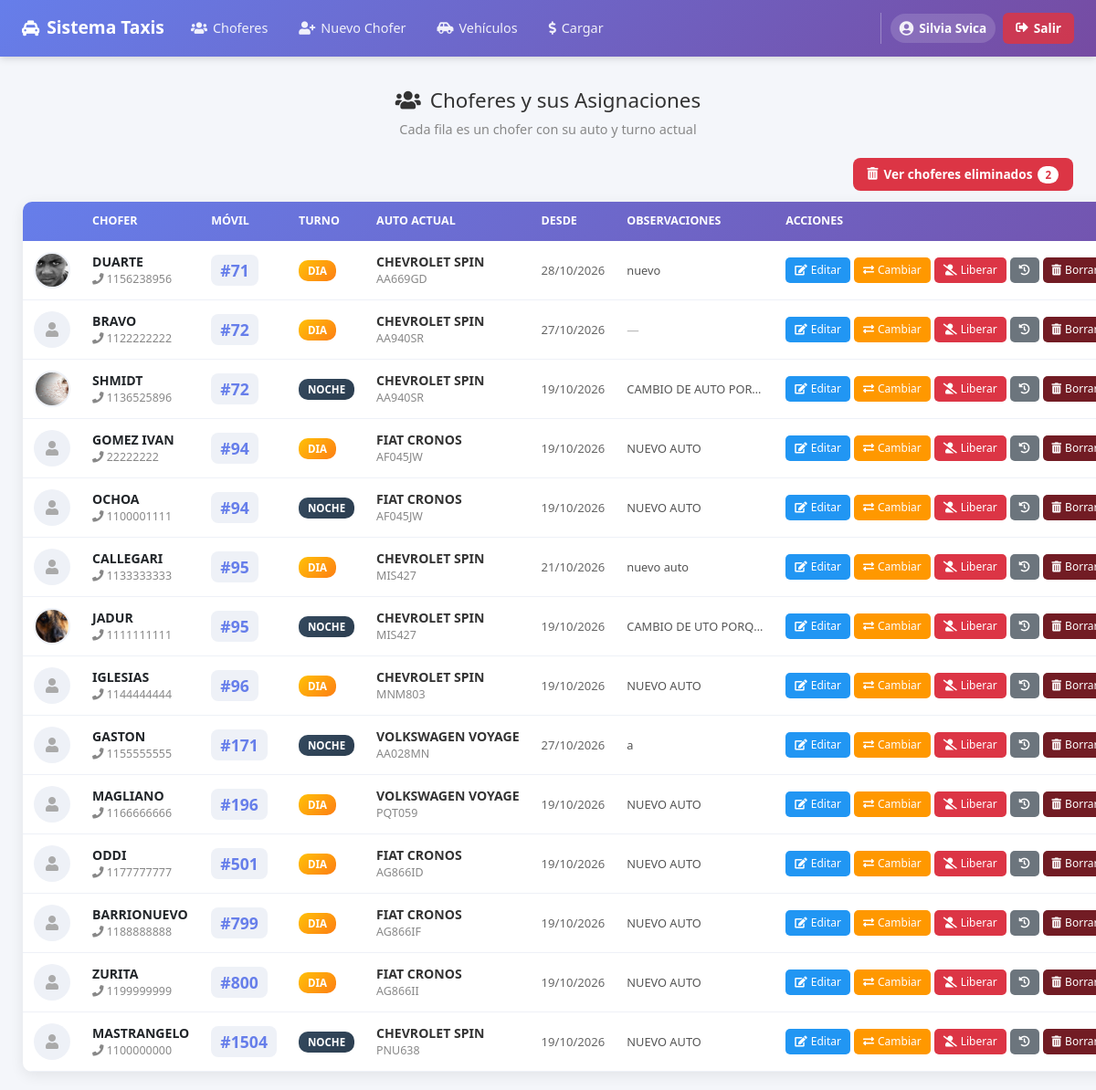
/php/taxis.php (signed in), run on the app's committed database.
### tables this page shows
CREATE TABLE `asignaciones_auto` (
  `id` int(11) NOT NULL AUTO_INCREMENT,
  `chofer_id` int(11) NOT NULL,
  `vehiculo_id` int(11) NOT NULL,
  `turno` varchar(10) NOT NULL DEFAULT 'DIA',
  `fecha_desde` date NOT NULL,
  `fecha_hasta` date DEFAULT NULL,
  `activa` tinyint(1) NOT NULL DEFAULT 1,
  `observaciones` varchar(255) DEFAULT '',
  `asignado_por` varchar(100) DEFAULT NULL,
  `asignado_fecha` datetime DEFAULT NULL,
  PRIMARY KEY (`id`),
  KEY `idx_chofer` (`chofer_id`),
  KEY `idx_vehiculo` (`vehiculo_id`),
  KEY `idx_activa` (`activa`),
  KEY `idx_vehiculo_turno_activa` (`vehiculo_id`,`turno`,`activa`)
);

CREATE TABLE `choferes` (
  `id` int(11) NOT NULL AUTO_INCREMENT,
  `nombre` varchar(50) NOT NULL,
  `cel` varchar(15) NOT NULL DEFAULT '',
  `email` varchar(40) NOT NULL DEFAULT '',
  `barrio` varchar(50) NOT NULL DEFAULT '',
  `dir` varchar(50) NOT NULL DEFAULT '',
  `cp` varchar(5) NOT NULL DEFAULT '',
  `foto` varchar(50) DEFAULT NULL,
  `activo` tinyint(1) NOT NULL DEFAULT 1,
  `fecha_alta` date NOT NULL,
  `creado_por` varchar(100) DEFAULT NULL,
  `creado_fecha` datetime DEFAULT NULL,
  `eliminado` tinyint(1) NOT NULL DEFAULT 0,
  `eliminado_por` varchar(100) DEFAULT NULL,
  `eliminado_fecha` datetime DEFAULT NULL,
  PRIMARY KEY (`id`)
);

CREATE TABLE `vehiculos` (
  `id` int(11) NOT NULL AUTO_INCREMENT,
  `movil` int(11) NOT NULL,
  `marca` varchar(20) NOT NULL,
  `modelo` varchar(20) NOT NULL,
  `dominio` varchar(10) NOT NULL,
  `tipo` varchar(10) NOT NULL DEFAULT 'TAXI',
  `activo` tinyint(1) NOT NULL DEFAULT 1,
  `km_guardados` int(11) NOT NULL DEFAULT 0,
  `km_actuales` int(11) NOT NULL DEFAULT 0,
  `km_aceite` int(11) DEFAULT NULL,
  `km_bujias` int(11) DEFAULT NULL,
  `km_correa` int(11) DEFAULT NULL,
  `km_grasa` int(11) DEFAULT NULL,
  `km_editado_por` varchar(100) DEFAULT NULL,
  `km_editado_fecha` datetime DEFAULT NULL,
  PRIMARY KEY (`id`),
  UNIQUE KEY `movil_unico` (`movil`)
);

### php/taxis.php (the view, shortened to what this page needs)
<?php
$con = conexion();
$con->set_charset("utf8mb4");
$sql = "SELECT
            c.id AS chofer_id,
            c.nombre, c.cel, c.email, c.foto, c.activo,
            a.id AS asignacion_id, a.turno, a.fecha_desde, a.observaciones,
            a.asignado_por, a.asignado_fecha,
            v.id AS vehiculo_id, v.movil, v.marca, v.modelo, v.dominio
        FROM choferes c
        LEFT JOIN asignaciones_auto a ON a.chofer_id = c.id AND a.activa = 1
        LEFT JOIN vehiculos v ON v.id = a.vehiculo_id
        WHERE c.activo = 1
          AND (c.eliminado IS NULL OR c.eliminado = 0)
        ORDER BY v.movil ASC, a.turno ASC, c.nombre ASC";
$result = $con->query($sql);
$cant_eliminados = (int)$con->query("SELECT COUNT(*) AS c FROM choferes WHERE eliminado = 1")->fetch_assoc()['c'];
?>
<!doctype html>
<html lang="es">
<head>
    <link rel="stylesheet" href="../css/bootstrap.min.css">
    <link rel="stylesheet" href="../css/all.min.css">
</head>
<body>
    <?php include "menu.php"; ?>
    <div class="page-wrapper">
        <h1 class="page-title"><i class="fas fa-users"></i> Choferes y sus Asignaciones</h1>
        <p class="subtitle">Cada fila es un chofer con su auto y turno actual</p>
        <div class="top-bar">
            <a href="chofer_eliminados.php" class="btn-eliminados">
                <i class="fas fa-trash-alt"></i> Ver choferes eliminados
                <?php if ($cant_eliminados > 0): ?>
                    <span class="badge-contador"><?php echo $cant_eliminados; ?></span>
                <?php endif; ?>
            </a>
        </div>
        <table>
            <thead>
                <tr>
                    <th style="width:40px;"></th>
                    <th>Chofer</th>
                    <th>Móvil</th>
                    <th>Turno</th>
                    <th>Auto actual</th>
                    <th>Desde</th>
                    <th>Observaciones</th>
                    <th>Acciones</th>
                </tr>
            </thead>
            <tbody>
                <?php while ($c = $result->fetch_assoc()):
                ?>
                    <tr>
                        <td>
                            <?php if (!empty($c['foto'])): ?>
                                <img src="../images/<?php echo htmlspecialchars($c['foto']); ?>" class="foto-chof">
                            <?php else: ?>
                                <div class="sin-foto"><i class="fas fa-user"></i></div>
                            <?php endif; ?>
                        </td>
                        <td>
                            <div style="font-weight:600;"><?php echo htmlspecialchars($c['nombre']); ?></div>
                            <div style="font-size:0.78rem; color:#888;">
                                <?php if (!empty($c['cel'])): ?>
                                    <i class="fas fa-phone"></i> <?php echo htmlspecialchars($c['cel']); ?>
                                <?php endif; ?>
                            </div>
                        </td>
                        <td>
                            <?php if (!empty($c['movil'])): ?>
                                <span class="movil-numero">#<?php echo htmlspecialchars($c['movil']); ?></span>
                            <?php else: ?>
                                <span style="color:#bbb;">—</span>
                            <?php endif; ?>
                        </td>
                        <td>
                            <?php if (!empty($c['turno'])): ?>
                                <span class="badge-turno <?php echo ($c['turno'] === 'DIA') ? 'badge-dia' : 'badge-noche'; ?>">
                                    <?php echo htmlspecialchars($c['turno']); ?>
                                </span>
                            <?php else: ?>
                                <span style="color:#bbb;">—</span>
                            <?php endif; ?>
                        </td>
                        <td>
                            <?php if (!empty($c['vehiculo_id'])): ?>
                                <div class="vehiculo-info"><?php echo htmlspecialchars($c['marca'] . ' ' . $c['modelo']); ?></div>
                                <div class="vehiculo-dominio"><?php echo htmlspecialchars($c['dominio']); ?></div>
                            <?php else: ?>
                                <span class="sin-auto"><i class="fas fa-minus-circle"></i> Sin auto</span>
                            <?php endif; ?>
                        </td>
                        <td>
                            <?php if (!empty($c['fecha_desde'])): ?>
                                <span style="font-size:0.82rem; color:#666;">
                                    <?php echo date('d/m/Y', strtotime($c['fecha_desde'])); ?>
                                </span>
                            <?php else: ?>
                                <span style="color:#bbb;">—</span>
                            <?php endif; ?>
                        </td>
                        <td>
                            <?php if (!empty($c['observaciones'])): ?>
                                <span class="obs-cell" title="<?php echo htmlspecialchars($c['observaciones']); ?>">
                                    <?php echo htmlspecialchars($c['observaciones']); ?>
                                </span>
                            <?php else: ?>
                                <span style="color:#bbb; font-style:italic;">—</span>
                            <?php endif; ?>
                        </td>
                        <td>
                            <div class="acciones-cell">
                                <button class="btn-accion btn-editar" onclick="editarChofer(<?php echo $c['chofer_id']; ?>)">
                                    <i class="fas fa-edit"></i> Editar
                                </button>
                                <button class="btn-accion btn-cambiar" onclick="cambiarAuto(<?php echo $c['chofer_id']; ?>)">
                                    <i class="fas fa-exchange-alt"></i> Cambiar
                                </button>
                                <?php if (!empty($c['asignacion_id'])): ?>
                                    <button class="btn-accion btn-liberar" onclick="liberarChofer(<?php echo $c['chofer_id']; ?>)" title="Quitar auto y turno">
                                        <i class="fas fa-user-slash"></i> Liberar
                                    </button>
                                <?php else: ?>
                                    <button class="btn-accion btn-liberar" disabled title="No tiene auto asignado">
                                        <i class="fas fa-user-slash"></i> Liberar
                                    </button>
                                <?php endif; ?>
                                <button class="btn-accion btn-historial" onclick="verHistorial(<?php echo $c['chofer_id']; ?>)" title="Ver historial">
                                    <i class="fas fa-history"></i>
                                </button>
                                <button class="btn-accion btn-borrar"
                                    onclick="borrarChofer(<?php echo $c['chofer_id']; ?>, '<?php echo htmlspecialchars(addslashes($c['nombre'])); ?>')"
                                    title="Eliminar chofer (conserva historial)">
                                    <i class="fas fa-trash-alt"></i> Borrar
                                </button>
                            </div>
                        </td>
                    </tr>
                <?php endwhile; ?>
            </tbody>
        </table>
    </div>
</body>
</html>

### php/taxis.php (style rules this page uses)
body { background: #f4f6fa; font-family: 'Segoe UI', Arial, sans-serif; margin: 0; font-size: 13px; }
.page-wrapper { width: 100%; max-width: 100%; padding: 20px 25px; overflow-x: auto; }
.page-title { text-align: center; margin: 15px 0 8px; font-size: 1.4rem; color: #333; display: flex; align-items: center; justify-content: center; gap: 10px; }
.subtitle { text-align: center; color: #888; font-size: 0.9rem; margin-bottom: 20px; }
.top-bar { display: flex; justify-content: flex-end; margin-bottom: 12px; }
.btn-eliminados { background: #dc3545; color: white; padding: 8px 16px; border-radius: 8px; text-decoration: none; font-weight: 600; font-size: 0.85rem; display: inline-flex; align-items: center; gap: 6px; transition: all 0.2s; }
.badge-contador { background: white; color: #dc3545; padding: 1px 8px; border-radius: 10px; font-size: 0.72rem; font-weight: 800; }
table { width: 100%; border-collapse: collapse; background: white; border-radius: 10px; overflow: hidden; box-shadow: 0 4px 15px rgba(0, 0, 0, 0.08); font-size: 0.88rem; white-space: nowrap; }
thead { background: linear-gradient(135deg, #667eea, #764ba2); color: white; }
th { padding: 12px; text-align: left; font-weight: 600; font-size: 0.78rem; text-transform: uppercase; }
td { padding: 12px; border-bottom: 1px solid #eef1f7; vertical-align: middle; }
img.foto-chof { width: 40px; height: 40px; object-fit: cover; border-radius: 50%; border: 2px solid #eef1f7; }
.sin-foto { width: 40px; height: 40px; border-radius: 50%; background: #eef1f7; display: inline-flex; align-items: center; justify-content: center; color: #aaa; font-size: 1rem; }
.badge-turno { display: inline-block; padding: 3px 10px; border-radius: 10px; font-size: 0.72rem; font-weight: 700; color: white; }
.badge-dia { background: linear-gradient(135deg, #ffc107, #fd7e14); }
.badge-noche { background: linear-gradient(135deg, #34495e, #2c3e50); }
.movil-numero { font-size: 1.1rem; font-weight: 700; color: #667eea; background: #eef1f7; padding: 4px 10px; border-radius: 8px; display: inline-block; }
.vehiculo-info { font-weight: 600; color: #333; }
.vehiculo-dominio { font-size: 0.78rem; color: #888; }
.obs-cell { max-width: 150px; overflow: hidden; text-overflow: ellipsis; white-space: nowrap; display: block; color: #555; font-size: 0.8rem; }
.acciones-cell { display: flex; flex-wrap: nowrap; gap: 4px; }
.btn-accion { padding: 5px 10px; border-radius: 5px; border: none; cursor: pointer; color: white; font-size: 0.75rem; font-weight: 500; display: inline-flex; align-items: center; gap: 4px; text-decoration: none; transition: all 0.2s; }
.btn-editar { background-color: #2196F3; }
.btn-cambiar { background-color: #ff9800; }
.btn-historial { background-color: #6c757d; }
.btn-liberar { background-color: #dc3545; }
.btn-borrar { background-color: #721c24; }

### data on the page
asignaciones_auto: chofer.foto (picture), chofer.nombre "DUARTE", chofer.cel "1156238956", vehiculo.movil "71", turno "DIA", vehiculo.modelo "CHEVROLET SPIN", vehiculo.dominio "AA669GD", fecha_desde "28/10/2026", observaciones "nuevo"
asignaciones_auto: chofer.nombre "BRAVO", chofer.cel "1122222222", vehiculo.movil "72", turno "DIA", vehiculo.modelo "CHEVROLET SPIN", vehiculo.dominio "AA940SR", fecha_desde "27/10/2026"
asignaciones_auto: chofer.foto (picture), chofer.nombre "SHMIDT", chofer.cel "1136525896", vehiculo.movil "72", turno "NOCHE", vehiculo.modelo "CHEVROLET SPIN", vehiculo.dominio "AA940SR", fecha_desde "19/10/2026", observaciones "CAMBIO DE AUTO POR…"
asignaciones_auto: chofer.nombre "GOMEZ IVAN", chofer.cel "22222222", vehiculo.movil "94", turno "DIA", vehiculo.modelo "FIAT CRONOS", vehiculo.dominio "AF045JW", fecha_desde "19/10/2026", observaciones "NUEVO AUTO"
asignaciones_auto: chofer.nombre "OCHOA", chofer.cel "1100001111", vehiculo.movil "94", turno "NOCHE", vehiculo.modelo "FIAT CRONOS", vehiculo.dominio "AF045JW", fecha_desde "19/10/2026", observaciones "NUEVO AUTO"
asignaciones_auto: chofer.nombre "CALLEGARI", chofer.cel "1133333333", vehiculo.movil "95", turno "DIA", vehiculo.modelo "CHEVROLET SPIN", vehiculo.dominio "MIS427", fecha_desde "21/10/2026", observaciones "nuevo auto"
asignaciones_auto: chofer.foto (picture), chofer.nombre "JADUR", chofer.cel "1111111111", vehiculo.movil "95", turno "NOCHE", vehiculo.modelo "CHEVROLET SPIN", vehiculo.dominio "MIS427", fecha_desde "19/10/2026", observaciones "CAMBIO DE UTO PORQ…"
asignaciones_auto: chofer.nombre "IGLESIAS", chofer.cel "1144444444", vehiculo.movil "96", turno "DIA", vehiculo.modelo "CHEVROLET SPIN", vehiculo.dominio "MNM803", fecha_desde "19/10/2026", observaciones "NUEVO AUTO"
asignaciones_auto: chofer.nombre "GASTON", chofer.cel "1155555555", vehiculo.movil "171", turno "NOCHE", vehiculo.modelo "VOLKSWAGEN VOYAGE", vehiculo.dominio "AA028MN", fecha_desde "27/10/2026", observaciones "a"
asignaciones_auto: chofer.nombre "MAGLIANO", chofer.cel "1166666666", vehiculo.movil "196", turno "DIA", vehiculo.modelo "VOLKSWAGEN VOYAGE", vehiculo.dominio "PQT059", fecha_desde "19/10/2026", observaciones "NUEVO AUTO"
asignaciones_auto: chofer.nombre "ODDI", chofer.cel "1177777777", vehiculo.movil "501", turno "DIA", vehiculo.modelo "FIAT CRONOS", vehiculo.dominio "AG866ID", fecha_desde "19/10/2026", observaciones "NUEVO AUTO"
asignaciones_auto: chofer.nombre "BARRIONUEVO", chofer.cel "1188888888", vehiculo.movil "799", turno "DIA", vehiculo.modelo "FIAT CRONOS", vehiculo.dominio "AG866IF", fecha_desde "19/10/2026", observaciones "NUEVO AUTO"
asignaciones_auto: chofer.nombre "ZURITA", chofer.cel "1199999999", vehiculo.movil "800", turno "DIA", vehiculo.modelo "FIAT CRONOS", vehiculo.dominio "AG866II", fecha_desde "19/10/2026", observaciones "NUEVO AUTO"
asignaciones_auto: chofer.nombre "MASTRANGELO", chofer.cel "1100000000", vehiculo.movil "1504", turno "NOCHE", vehiculo.modelo "CHEVROLET SPIN", vehiculo.dominio "PNU638", fecha_desde "19/10/2026", observaciones "NUEVO AUTO"

### other printed values
$__user_nombre "Silvia Svica"
$cant_eliminados "2"
